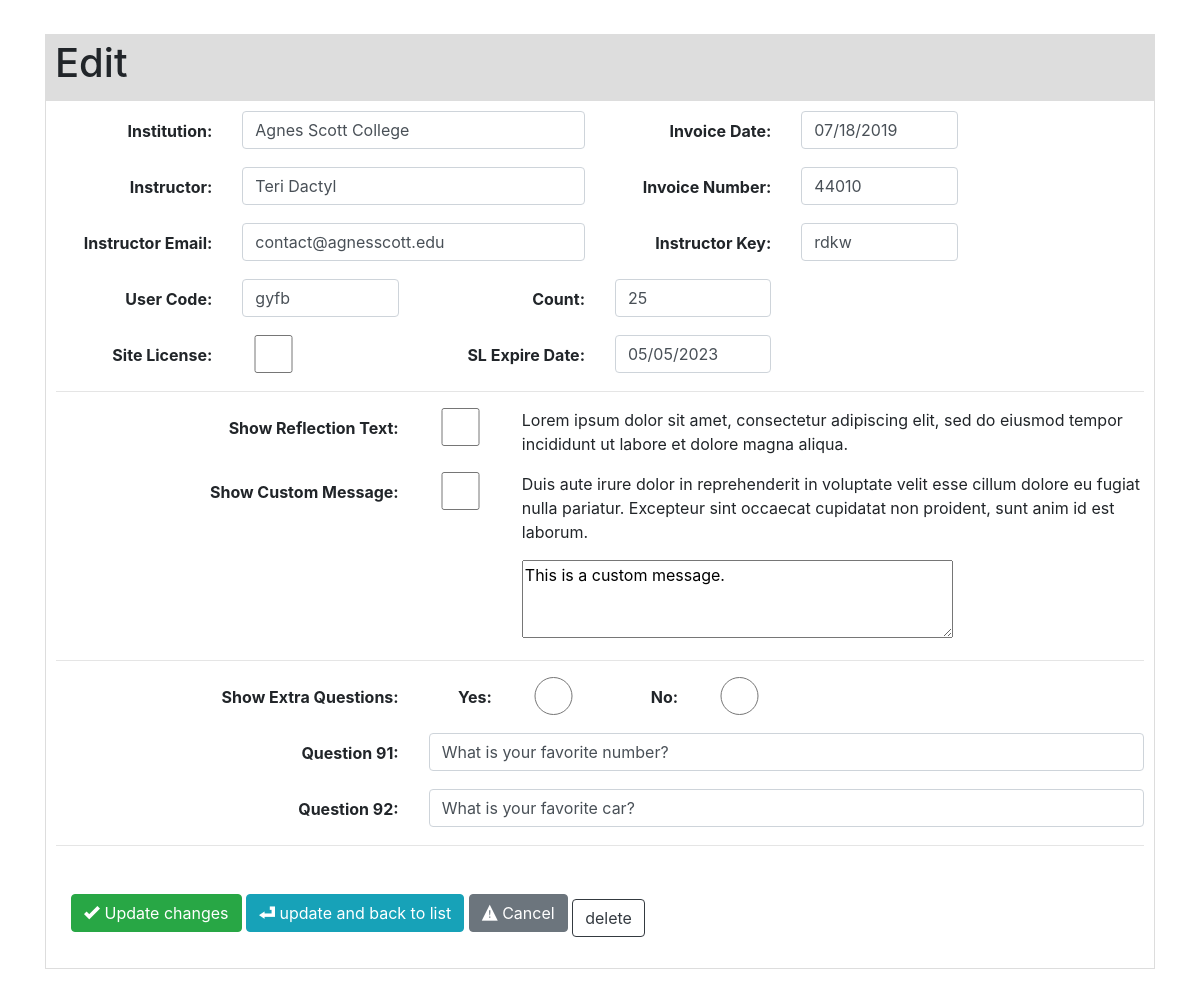
The app's page /edit?id=318 with its own data.
### models.py (models this page shows, shortened)
class Users(db.Model):
    id = db.Column(db.Integer, primary_key=True)
    WebID = db.Column('WebID', db.String(100))
    InvoiceNumber = db.Column('InvoiceNumber', db.String(20))
    Institution = db.Column('Institution', db.String(50))
    InvoiceDate = db.Column('InvoiceDate', db.Date, default=datetime.datetime.now().date)
    Instructor = db.Column('Instructor', db.String(50))
    AdminKey = db.Column('AdminKey', db.String(20))
    Email = db.Column('Email', db.String(50))
    Usercode = db.Column('Usercode', db.String(20))
    AdminCount = db.Column(db.Integer)
    site_license_checkbox = db.Column('site_license_checkbox', db.String(5))
    site_license_date = db.Column('site_license_date', db.Date, default=datetime.datetime.now().date)
    reflection_checkbox = db.Column('reflection_checkbox', db.String(5))
    custom_message_checkbox = db.Column('custom_message_checkbox', db.String(5))
    custom_message = db.Column('custom_message', db.Text)
    show_extra_questions = db.Column('show_extra_questions', db.String(5))
    Q91 = db.Column('Q91', db.String(200))
    Q92 = db.Column('Q92', db.String(200))

### app.py (the view, shortened to what this page needs)
@app.route('/edit', methods=['GET', 'POST'])
def edit():
    id  = request.args.get('id', None)
    goback  = request.args.get('goback', None)
    users = Users.query.get_or_404(id)
    print('user',request.form, file=sys.stdout)
    return render_template('edit.html', users=users)

### templates/edit.html (shortened to what this page needs)
<!DOCTYPE html>
<html lang="en">
<head>
    <link rel="stylesheet" href="https://cdnjs.cloudflare.com/ajax/libs/font-awesome/4.7.0/css/font-awesome.min.css">
    <link rel="stylesheet" href="https://maxcdn.bootstrapcdn.com/bootstrap/4.5.2/css/bootstrap.min.css">
	<link rel="stylesheet" href="/static/bootstrap-v4/css/newtab.css?version=v1.6.3" type="text/css" />
	<link rel="stylesheet" href="/static/bootstrap-v4/css/plugins/chosen/chosen.css?version=v1.6.3" type="text/css" />
	<link rel="stylesheet" href="/static/bootstrap-v4/css/bootstrap/bootstrap.min.css?version=v1.6.3" type="text/css" />
	<link rel="stylesheet" href="/static/bootstrap-v4/css/elusive-icons/elusive-icons.min.css?version=v1.6.3" type="text/css" />
	<link rel="stylesheet" href="/static/bootstrap-v4/css/common.css?version=v1.6.3" type="text/css" />
	<link rel="stylesheet" href="/static/bootstrap-v4/css/general.css?version=v1.6.3" type="text/css" />
	<link rel="stylesheet" href="/static/bootstrap-v4/css/add-edit-form.css?version=v1.6.3" type="text/css" />
	<link rel="stylesheet" href="/static/bootstrap-v4/css/main.css?version=v1.6.3" type="text/css" />
	<meta name="viewport" content="width=device-width, initial-scale=1.0" /></head>
<body>
<br/>
<div class="crud-form" data-unique-hash="07428aa561ea69290b7e725a466d5f4c">
	<div class="container gc-container">
        <div class="row">
            <div class="col-md-12">
                <div class="table-label">
					<div class="floatL l5"><h1>Edit</h1></div>
                </div>
                <div class="form-container table-container">
                    <form action="{{ url_for('edit', id=users.id,goback='no') }}" method="POST" id="crudForm"  enctype="multipart/form-data">
<div class="form-group row">
	<label class="col-sm-2 control-label">Institution:</label>
	<div class="col-sm-4">
		<input id='field-Institution' class='form-control' name='Institution' type='text' value='{{ users.Institution }}' maxlength='50' />
	</div>
	<label class="col-sm-2 control-label">Invoice Date:</label>
	<div class="col-sm-2">
		<input id='field-InvoiceDate' class='form-control' name='InvoiceDate' type='text' value='{{ users.InvoiceDate.strftime("%m/%d/%Y") }}' maxlength='12' />
	</div>
	<div class="col-sm-2"></div>
</div>
<div class="form-group row">
	<label class="col-sm-2 control-label">Instructor:</label>
	<div class="col-sm-4">
		<input id='field-Instructor' class='form-control' name='Instructor' type='text' value='{{ users.Instructor }}' maxlength='50' />
	</div>
	<label class="col-sm-2 control-label">Invoice Number:</label>
	<div class="col-sm-2">
		<input id='field-InvoiceNumber' class='form-control' name='InvoiceNumber' type='text' value='{{ users.InvoiceNumber }}' maxlength='9' />
	</div>
	<div class="col-sm-2"></div>
</div>
<div class="form-group row">
	<label class="col-sm-2 control-label">Instructor Email:</label>
	<div class="col-sm-4">
		<input id='field-Email' class='form-control' name='Email' type='text' value='{{ users.Email }}' maxlength='14' />
	</div>
	<label class="col-sm-2 control-label">Instructor Key:</label>
	<div class="col-sm-2">
		<input id='field-AdminKey' class='form-control' name='AdminKey' type='text' value='{{ users.AdminKey }}' maxlength='6' />
	</div>
	<div class="col-sm-2"></div>
</div>
<div class="form-group row">
	<label class="col-sm-2 control-label">User Code:</label>
	<div class="col-sm-2">
		<input id='field-Usercode' class='form-control' name='Usercode' type='text' value='{{ users.Usercode }}' maxlength='9' />
	</div>
	<label class="col-sm-2 control-label">Count:</label>
	<div class="col-sm-2">
		<input id='field-AdminCount' class='form-control' name='AdminCount' type='text' value='{{ users.AdminCount }}' maxlength='9' />
	</div>
	<div class="col-sm-4"></div>
</div>
<div class="form-group row">
	<label class="col-sm-2 control-label">Site License:</label>
	<div class="col-sm-1">
		<input id='field-site_license_checkbox' class='form-control' name='site_license_checkbox' type='checkbox' value='1'  {% if users.site_license_checkbox == '1' %} checked {% endif %} />
	</div>
	<label class="col-sm-3 control-label">SL Expire Date:</label>
	<div class="col-sm-2">
		<input id='field-site_license_date' class='form-control' name='site_license_date' type='text' value='{{ users.site_license_date.strftime("%m/%m/%Y") }}' maxlength='12' />
	</div>
	<div class="col-sm-4"></div>
</div>
<hr>
<div class="form-group row">
	<label class="col-sm-4 control-label">Show Reflection Text:</label>
	<div class="col-sm-1">
	   <input id='field-reflection_checkbox' class='form-control' name='reflection_checkbox' type='checkbox' value='1' {% if users.reflection_checkbox== '1' %} checked {% endif %} />
	</div>
	<div class="col-sm-7">
		Lorem ipsum dolor sit amet, consectetur adipiscing elit, sed do eiusmod
		tempor incididunt ut labore et dolore magna aliqua.
	</div>
</div>
<div class="form-group row">
	<label class="col-sm-4 control-label">Show Custom Message:</label>
	<div class="col-sm-1">
		<input id='field-custom_message_checkbox' class='form-control' name='custom_message_checkbox' type='checkbox' value='1' {% if users.custom_message_checkbox== '1' %} checked {% endif %}  />
	</div>
	<div class="col-sm-7">
		Duis aute irure dolor in reprehenderit in voluptate velit
		esse cillum dolore eu fugiat nulla pariatur. Excepteur sint
		occaecat cupidatat non proident, sunt anim id est laborum.
	</div>
</div>
<div class="form-group row">
	<div class="col-sm-5"></div>
	<div class="col-sm-7">
		<textarea name="custom_message" cols="40" rows="3">{{ users.custom_message }}</textarea>
	</div>
</div>
<hr>
<div class="form-group row">
	<label class="col-sm-4 control-label">Show Extra Questions:</label>
	<label class="col-sm-1 control-label">Yes:</label>
	<div class="col-sm-1">
		<input id='field-show_extra_questions' class='form-control' name='show_extra_questions' type='radio' value='yes' {% if users.show_extra_questions == 'yes' %}checked {% endif %} />
	</div>
	<label class="col-sm-1 control-label">No:</label>
	<div class="col-sm-1">
		<input id='field-show_extra_questions' class='form-control' name='show_extra_questions' type='radio' value='no' {% if users.show_extra_questions == 'no' %}checked {% endif %} />
	</div>
	<div class="col-sm-4"></div>
</div>
<div class="form-group row">
	<label class="col-sm-4 control-label">Question 91:</label>
	<div class="col-sm-8">
		<input id='field-Q91' class='form-control' name='Q91' type='text' value='{{ users.Q91 }}' size='100' maxlength='200' />
	</div>
</div>
<div class="form-group row">
	<label class="col-sm-4 control-label">Question 92:</label>
	<div class="col-sm-8">
		<input id='field-Q92' class='form-control' name='Q92' type='text' value='{{ users.Q92 }}' size='100' maxlength='200' />
	</div>
</div>
<hr>
<div class="form-group gcrud-form-group">
</div>
<div class="form-group gcrud-form-group">
	<div class="col-sm-offset-3 col-sm-7">
		<button class="btn btn-secondary btn-success b10" type="submit" id="form-button-save"><i class="el el-ok"></i> Update changes</button>
		<button class="btn btn-info b10" type="submit" id="save-and-go-back-button" formaction="{{ url_for('edit', id=users.id,goback='yes') }}"><i class="el el-return-key"></i> update and back to list </a></button>
		<button class="btn btn-secondary cancel-button b10" type="button" id="cancel-button"><i class="el el-warning-sign"></i> Cancel</button>
		<a href="javascript:void(0);" title="Delete" >
			<a class="btn btn-default btn-outline-dark" href="{{ url_for('delete', id=users.id) }}">delete </a>
		</a>
	</div>
</div>
                    </form>
                </div>
            </div>
        </div>
    </div>
</div>
</body>
</html>

### records on screen
Users: Institution "Agnes Scott College", InvoiceDate "07/18/2019", Instructor "Teri Dactyl", InvoiceNumber "44010", Email "contact@agnesscott.edu", AdminKey "rdkw", Usercode "gyfb", AdminCount "25", site_license_date "05/05/2023", custom_message "This is a custom message.", Q91 "What is your favorite number?", Q92 "What is your favorite car?"
